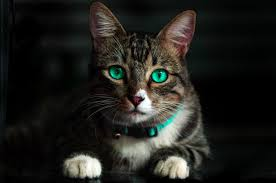
#> input picture cat.jpeg, 276 x 183 px
$ python pixel_get_set.py --image cat.jpeg
#> lines starting #> are read from the running program, lines starting #| are printed output that depends on the picture; after the words box and inside, x2 and y2 are one past the last pixel; in counts of white or black regions, pixels touching at a corner belong together
import argparse
import cv2

# Fetching the arguments and save in dictionary
ap = argparse.ArgumentParser()
ap.add_argument("-i","--image", required = True, help = "Enter path to the image")
args = vars(ap.parse_args())

#loading and converting the image into numpy array
# printing the corresponding values
image = cv2.imread(args["image"])
#> image is the input picture: shape (183, 276, 3); mean B, G, R 28.3, 32.1, 32.1

# grab the 0,0 pixel of the
(b,g,r) = image[0,0]
#> b = 18; g = 18; r = 12
print("Pixel at (0,0) - Red: {}, Green: {}, Blue: {}".format(r,g,b))
#| Pixel at (0,0) - Red: 12, Green: 18, Blue: 18

# change the color of the pixel at 0,0 and print again

image[0,0] = (0,0,255)
#> image: shape (183, 276, 3); under 0.01% of pixels changed, all inside (x1, y1, x2, y2) = (0, 0, 1, 1)
(b,g,r) = image[0,0]
#> b = 0; g = 0; r = 255
print("Pixel at (0,0) - Red: {}, Green: {}, Blue: {}".format(r,g,b))
#| Pixel at (0,0) - Red: 255, Green: 0, Blue: 0

# grab the region ans how in cv2 window
corner = image[0:100, 0:1000]
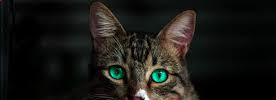
#> corner: shape (100, 276, 3); mean B, G, R 21.3, 25, 25.6
cv2.imshow("Corner just sliced",corner)
cv2.waitKey(0)

# change color of the area of image
image[0:100,0:1000] = (0,255,0)
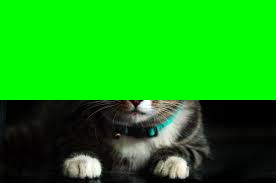
#> image: shape (183, 276, 3); mean B, G, R 16.6, 157.8, 18.1
cv2.imshow("Color of area changed",image)
cv2.waitKey(0)
